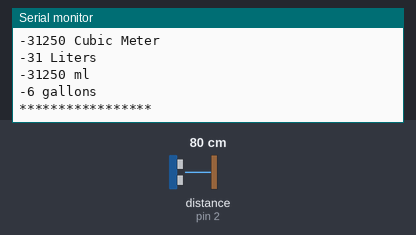
Simulated run of this sketch. Board: Arduino Uno, built with avr-gcc and run on an emulated ATmega328P. Shown: the last lines printed to the serial monitor. Inputs (shaded band) come from the test bench; at power-on: distance to the obstacle (sensor on pin 2) 80 cm.

Above: at 2.5 s.
2.6 s: distance to the obstacle (sensor on pin 2) set to 250 cm
At 3.5 s:
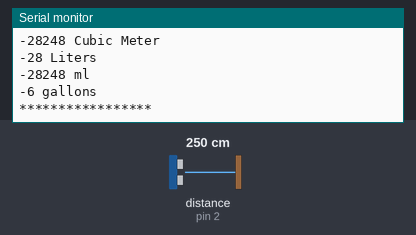
6.6 s: distance to the obstacle (sensor on pin 2) set to 2 cm
At 8.0 s:
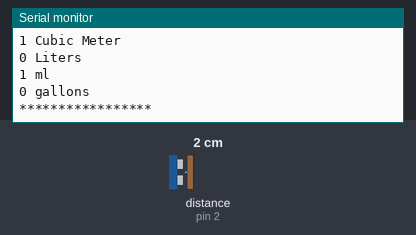
8.1 s: distance to the obstacle (sensor on pin 2) set to 4 cm
At 12.12 s:
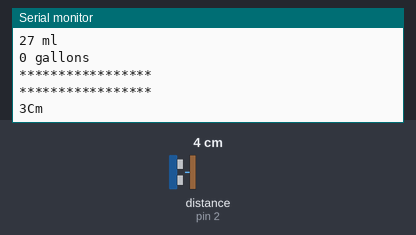
Timing chart, 0 to 13.6 s (numbered marks = the images above; inputs shaded):
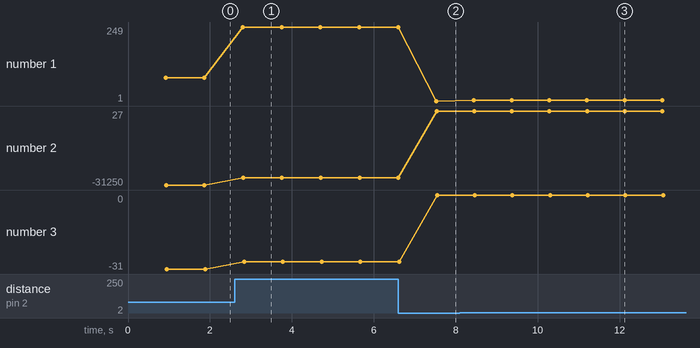

Measured:
- after the input at 2.6 s, the serial monitor: prints a new line after 0.20 s (image 1)
- after the input at 6.6 s, the serial monitor: prints a new line after 0.93 s (image 2)
- after the input at 8.1 s, the serial monitor: prints a new line after 0.34 s (image 3)
- plotted number 1: 79 → 249 after the input at 2.6 s, 249 → 1 after the input at 6.6 s, 1 → 3 after the input at 8.1 s
- plotted number 2: -31250 → -28248 after the input at 2.6 s, -28248 → 1 after the input at 6.6 s, 1 → 27 after the input at 8.1 s
- plotted number 3: -31 → -28 after the input at 2.6 s, -28 → 0 after the input at 6.6 s

The sketch:

fluid_newping.ino
```cpp
#include"NewPing.h"
const int tp=3;
const int ep=2;
int distance,dur,cmc,lit,ml,gal;
const int md=400,iteration=5;
NewPing sonar(tp,ep,md);

void setup() {
Serial.begin(9600);
}

void loop() {
  delay(800);
  Serial.print("\n*****************\n");
dur=sonar.ping_median(iteration);
distance=(dur/2)*0.0343;
//distance=8-distance;
Serial.print(distance);
Serial.print("Cm \n");
cmc=pow(distance,3);
Serial.print(cmc);
Serial.print(" Cubic Meter \n");
lit=(cmc/1000);
Serial.print(lit);
Serial.print(" Liters \n");
  ml=(cmc*1);
  Serial.print(ml);
Serial.print(" ml \n");
gal=(cmc/4546);
  Serial.print(gal);
Serial.print(" gallons \n");
Serial.print("*****************\n");
}
```
